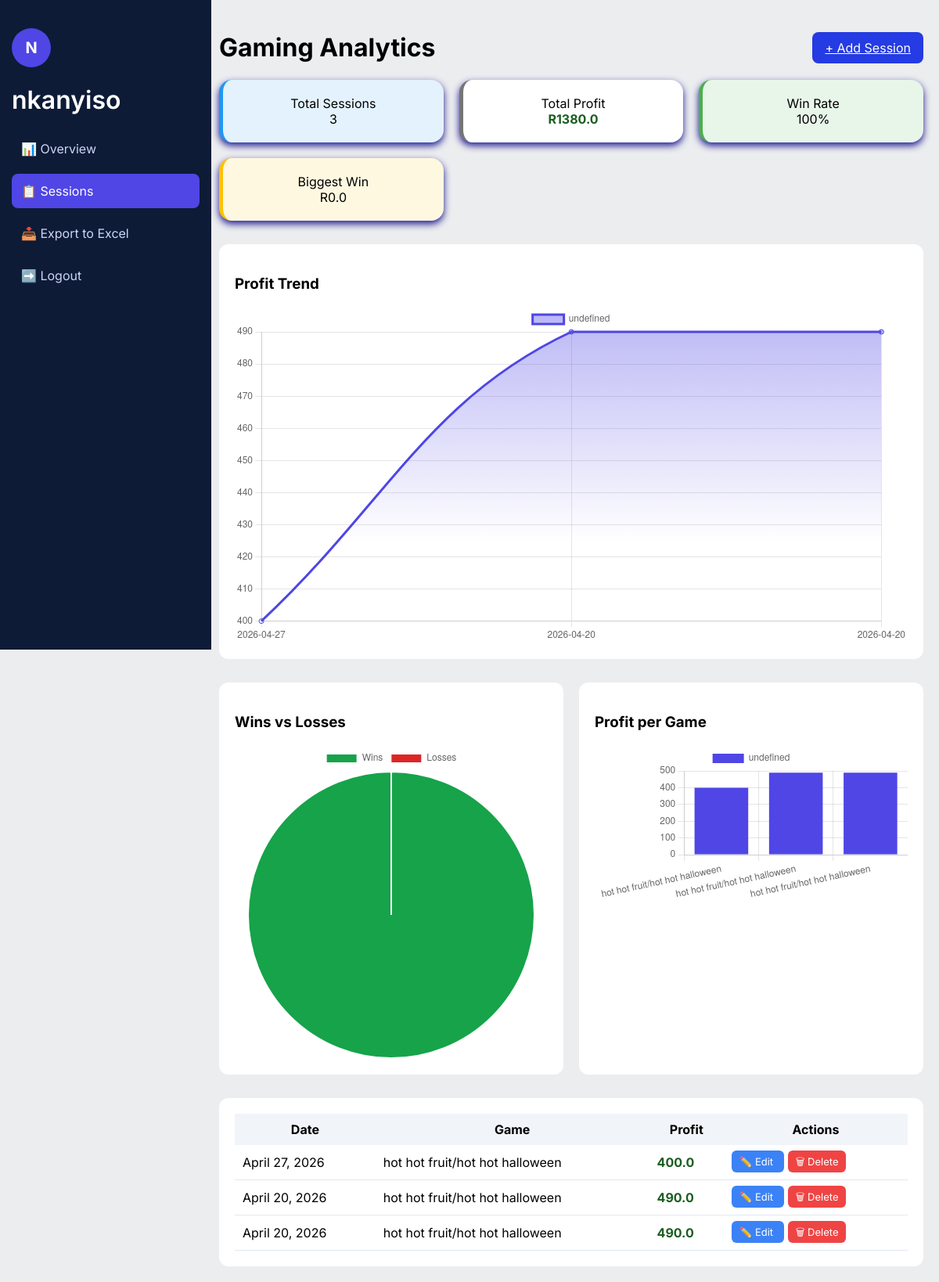
Page /sessions/ (signed in) on the earlier database version.
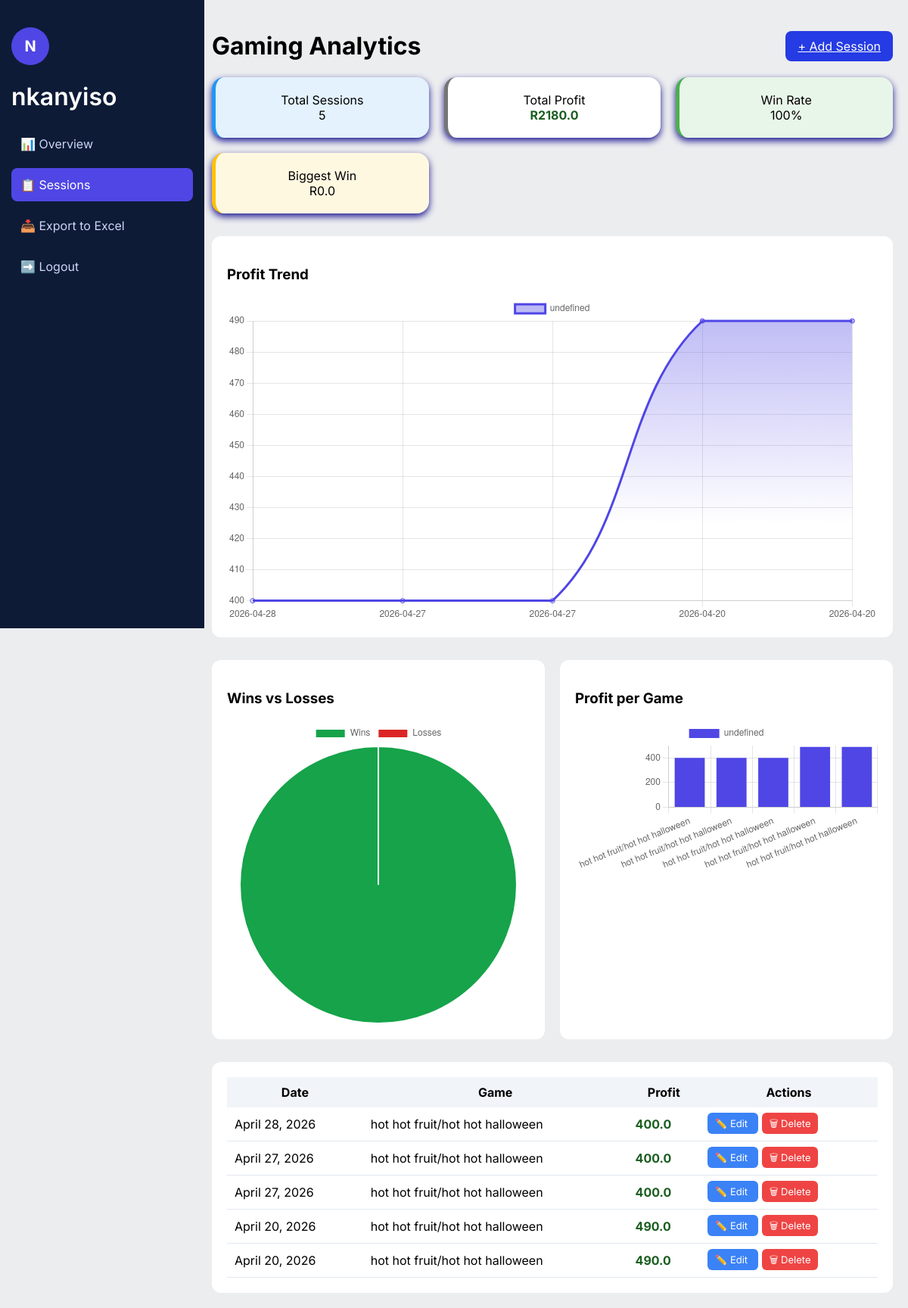
Same page on the later database version.
### dashboard/models.py (models this page shows, shortened)
class GamingSession(models.Model):
    user = models.ForeignKey(User, on_delete=models.CASCADE, null = True)
    date = models.DateField()
    game_name = models.CharField(max_length=100)
    time_played = models.CharField(max_length=20)
    start_balance = models.FloatField()
    end_balance = models.FloatField()
    profit = models.FloatField(blank= True, null= True)
    spins = models.IntegerField()
    bet = models.FloatField()
    best_win = models.FloatField()
    bonus_buy = models.BooleanField(default=False)
    spin_mode = models.CharField(max_length=50)
    video_name = models.CharField(max_length=100, blank=True)
    created_at = models.DateTimeField(auto_now_add=True)

### dashboard/views.py (the view)
# urls.py: path('sessions/', views.dashboard_view,name='dashboard'),#defalt page
@login_required
def dashboard_view(request):
    sessions = GamingSession.objects.filter(user=request.user).order_by('-date')
    total_sessions = sessions.count()
    total_profit = sum(s.profit or 0 for s in sessions)
    biggest_win = max([s.best_win for s in sessions], default=0)
    wins = sum(1 for s in sessions if s.profit > 0)
    losses = sum(1 for s in sessions if s.profit <= 0)
    win_rate = (wins / total_sessions * 100) if total_sessions else 0
    dates = [s.date.strftime("%Y-%m-%d") for s in sessions]
    profits = [s.profit for s in sessions]
    games = [s.game_name for s in sessions]
    if request.method == "POST":
        form = GamingSessionForm(request.POST)
        if form.is_valid():
            obj = form.save(commit=False)
            obj.user = request.user
            obj.save()
            return redirect('dashboard')
        else:
            print("FORM ERRORS:", form.errors)  # DEBUG
    else:
        form = GamingSessionForm()
    return render(request, 'dashboard/dashboard.html', {
        'sessions': sessions,
        'form': form,
        'total_sessions': total_sessions,
        'total_profit': total_profit,
        'biggest_win': biggest_win,
        'win_rate': round(win_rate),
        'dates': dates,
        'profits': profits,
        'games': games,
        'wins': wins,
        'losses': losses,
    })

### dashboard/templates/dashboard/dashboard.html (shortened to what this page needs)
<!DOCTYPE html>
<html lang="en">
<head>
</head>
<body>
<div class="sidebar">
    <h1>
    <div class="profile">
        {{ request.user.username|first|upper }}
    </div>
    </h1>
    <h1>
    <span style="font-weight:600;">
      {{ request.user.username }}
    </span>
    </h1>
    <a href="{% url 'overview' %}" class="{% if request.path == '/overview/' %}active{% endif %}">
        📊 Overview
    </a>
    <a href="{% url 'dashboard' %}" class="{% if request.path == '/sessions/' %}active{% endif %}">
        📋 Sessions
    </a>
    <a href="{% url 'export_excel' %}">📥 Export to Excel</a>
    <a href="{% url 'logout' %}">➡️ Logout</a>
</div>
<div class="main">
<div class="header">
    <h1>Gaming Analytics</h1>
    <a href="{% url 'add_session' %} " class="btn" style="background: #253be3">+ Add Session</a>
</div>
<div class="cards">
    <div class="card blue">
        <div class="card-top">Total Sessions</div>
        <div class="card-value">{{ total_sessions }}</div>
    </div>
    <div class="card white">
        <div class="card-top">Total Profit</div>
        <div class="card-value {% if total_profit > 0 %}green{% else %}red{% endif %}">
            R{{ total_profit }}
        </div>
    </div>
    <div class="card green-card">
        <div class="card-top">Win Rate</div>
        <div class="card-value">{{ win_rate }}%</div>
    </div>
    <div class="card yellow">
        <div class="card-top">Biggest Win</div>
        <div class="card-value">R{{ biggest_win }}</div>
    </div>
</div>
<div class="chart-box">
    <h3>Profit Trend</h3>
    <canvas id="chart"></canvas>
</div>
<div class="charts">
<div class="chart-box">
    <h3>Wins vs Losses</h3>
    <canvas id="pieChart"></canvas>
</div>
<div class="chart-box">
    <h3>Profit per Game</h3>
    <canvas id="barChart"></canvas>
</div>
</div>
<div class="table-box">
<table>
<tr>
    <th>Date</th>
    <th>Game</th>
    <th>Profit</th>
    <th>Actions</th>
</tr>
{% for session in sessions %}
<tr>
    <td>{{ session.date }}</td>
    <td>{{ session.game_name }}</td>
    <td class="{% if session.profit > 0 %}green{% else %}red{% endif %}">
        {{ session.profit }}
    </td>
    <td>
        <a href="{% url 'edit_session' session.id %}" class="edit-btn">
            ✏️ Edit
        </a>
        <a href="{% url 'delete_session' session.id %}"
           class="delete-btn"
           onclick="return confirm('Are you sure you want to delete this session?')">
            🗑 Delete
        </a>
    </td>
</tr>
{% endfor %}
</table>
</div>
<script>
const dates = JSON.parse(document.getElementById('dates-data').textContent);
const profits = JSON.parse(document.getElementById('profits-data').textContent);
const games = JSON.parse(document.getElementById('games-data').textContent);
// LINE CHART
const ctx = document.getElementById('chart').getContext('2d');
const gradient = ctx.createLinearGradient(0,0,0,300);
gradient.addColorStop(0,"rgba(79,70,229,0.4)");
gradient.addColorStop(1,"rgba(79,70,229,0)");
new Chart(ctx,{
    type:'line',
    data:{
        labels: dates,
        datasets:[{
            data: profits,
            borderColor:"#4f46e5",
            backgroundColor:gradient,
            fill:true,
            tension:0.4
        }]
    }
});
// PIE
new Chart(document.getElementById('pieChart'),{
    type:'pie',
    data:{
        labels:['Wins','Losses'],
        datasets:[{
            data:[{{ wins|default:0 }},{{ losses|default:0 }}],
            backgroundColor:['#16a34a','#dc2626']
        }]
    }
});
// BAR
new Chart(document.getElementById('barChart'),{
    type:'bar',
    data:{
        labels: games,
        datasets:[{
            data: profits,
            backgroundColor:"#4f46e5"
        }]
    }
});
// MODAL
function openModal() {
    document.getElementById("modal").style.display = "block";
}
function closeModal() {
    document.getElementById("modal").style.display = "none";
}
window.onclick = function(e) {
    if(e.target.id === "modal") {
        closeModal();
    }
}
</script>
</body>
</html>

### dashboard/templates/dashboard/dashboard.html (style rules this page uses)
body { margin: 0; font-family: 'Inter', sans-serif; background: #ecedef; display: flex; }
.profile { width: 50px; height: 50px; border-radius: 50%; background: #4f46e5; color: white; display: flex; align-items: center; justify-content: center; font-weight: bold; font-size: 20px; }
.sidebar { width: 240px; background: #0e1b36; color: white; height: 100vh; padding: 15px; position: fixed; }
.sidebar a { display: block; padding: 12px; margin: 10px 0; color: #cbd5f5; text-decoration: none; border-radius: 8px; }
.sidebar a:hover, .sidebar a.active { background: #4f46e5; color: white; }
.main { margin-left: 260px; padding: 20px; width: 100%; }
.header { display: flex; justify-content: space-between; align-items: center; }
.btn { background: linear-gradient(135deg, #4f46e5, #6366f1); color: white; padding: 10px 16px; border-radius: 8px; border: none; cursor: pointer; }
.cards { display: grid; grid-template-columns: repeat(auto-fit, minmax(220px,1fr)); gap: 20px; }
.card { padding: 20px; border-radius: 16px; box-shadow: 0 4px 10px rgba(24, 20, 143, 0.99); display: flex; flex-direction: column; justify-content: center; align-items: center; text-align: center; }
.card:nth-child(1) { background: #E3F2FD; border-left: 5px solid #2196F3; }
.card:nth-child(2) { background: #FFFFFF; border-left:5px solid #757575; }
.card:nth-child(3) { background: #E8F5E9; border-left:5px solid #4CAF50; }
.card:nth-child(4) { background: #FFF8E1; border-left:5px solid #FFC107; }
.green { color: #1B5E20; font-weight: 700; }
.chart-box { background: white; padding: 20px; margin-top: 30px; border-radius: 12px; }
.charts { display: grid; grid-template-columns: repeat(auto-fit, minmax(300px,1fr)); gap: 20px; }
.table-box { margin-top: 30px; background: white; padding: 20px; border-radius: 12px; overflow-x: auto; }
table { width: 100%; border-collapse: collapse; }
th { background: #f1f5f9; padding: 10px; }
td { padding: 10px; border-bottom: 1px solid #e2e8f0; }
.edit-btn { background: #3b82f6; color: white; padding: 6px 10px; border-radius: 6px; text-decoration: none; margin-right: 5px; font-size: 13px; }
.delete-btn { background: #ef4444; color: white; padding: 6px 10px; border-radius: 6px; text-decoration: none; font-size: 13px; }

Differences in the rows shown:
added GamingSession: best_win "0.0", date "April 28, 2026", game_name "hot hot fruit/hot hot halloween", profit "400.0"
added GamingSession: date "April 27, 2026", game_name "hot hot fruit/hot hot halloween", profit "400.0"
Other differences:
{{ total_sessions }}: "3" → "5"
{{ total_profit }}: "1380.0" → "2180.0"
chart data {{ wins|default:0 }}: 3 → 5
